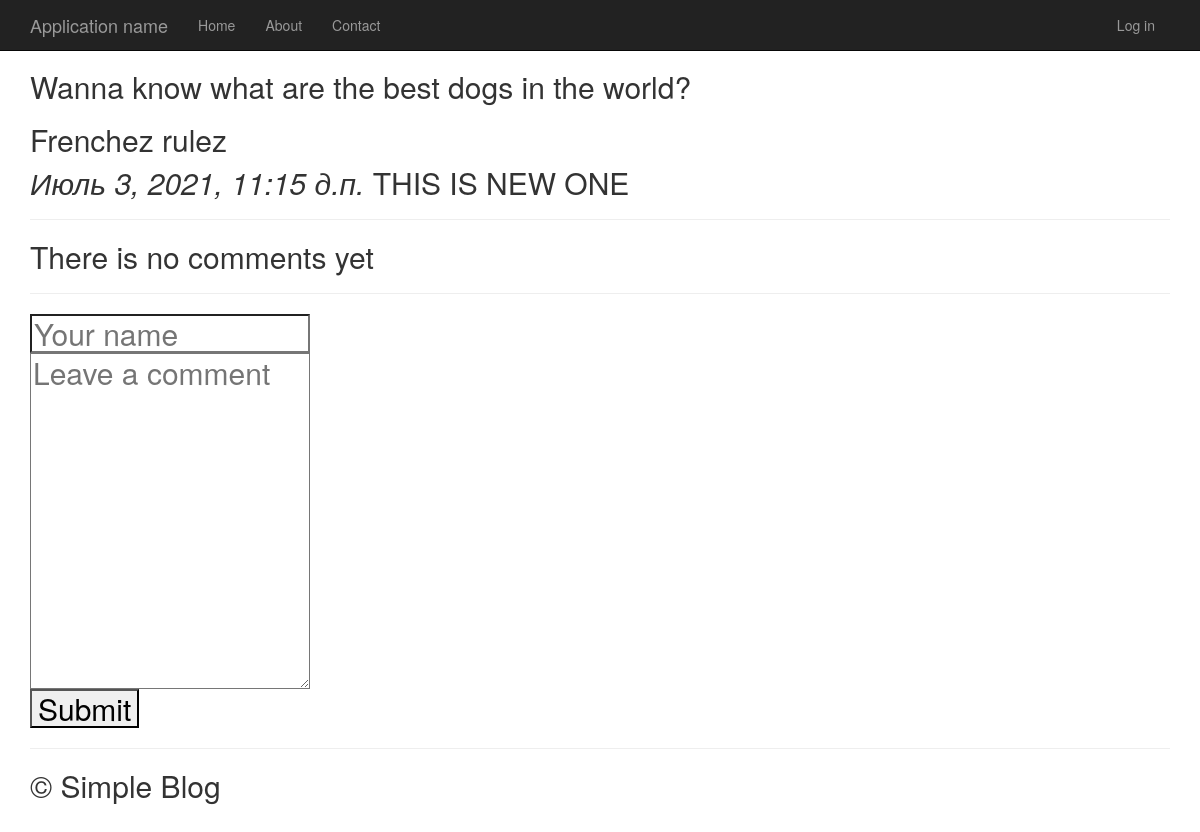
The page /2/ on the database as committed earlier.
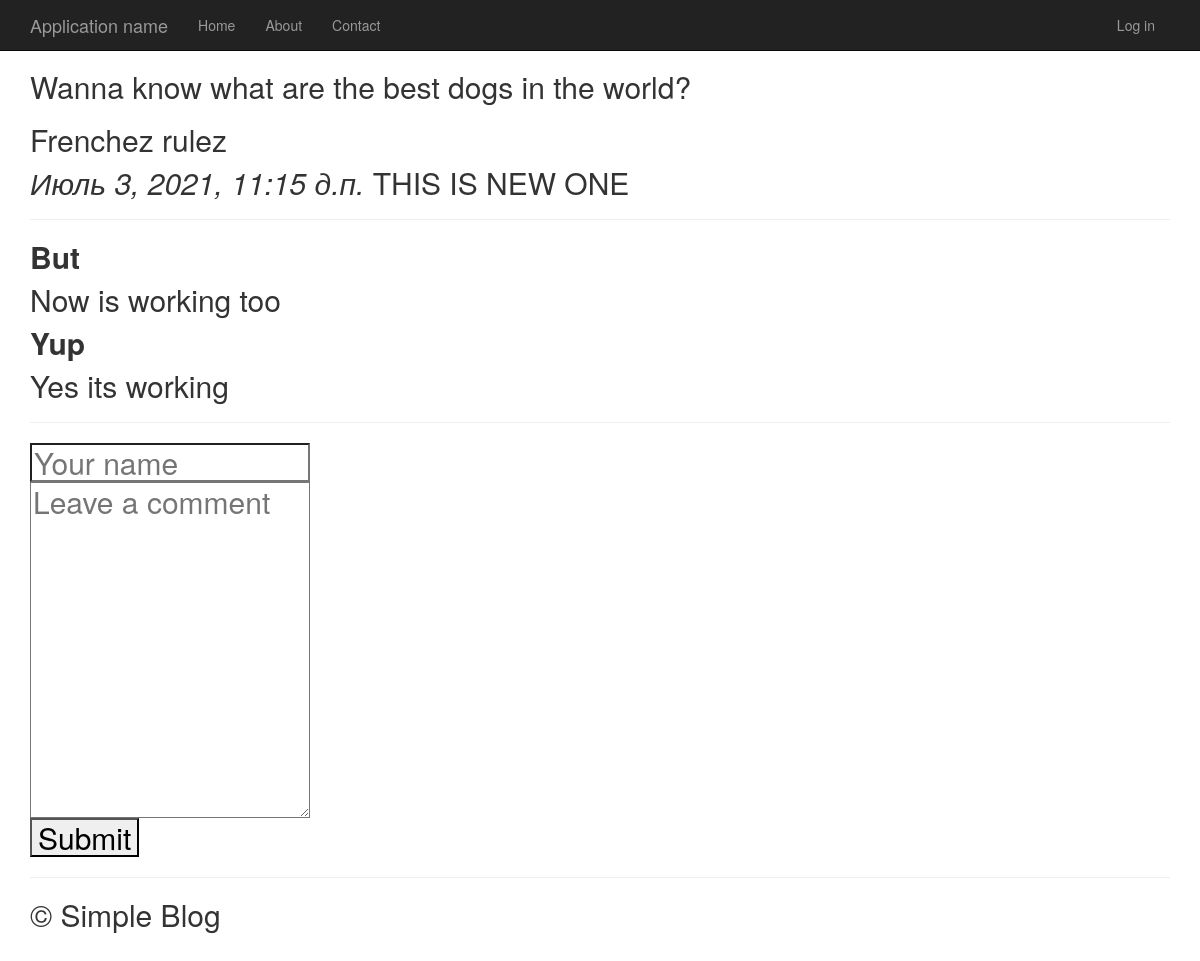
The same page on the database as committed later.
### app/models.py (models this page shows, shortened)
class Comment(models.Model):
    article = models.ForeignKey(Article, on_delete = models.CASCADE)
    author_name = models.CharField('Author', max_length = 50)
    comment_text = models.CharField("Comment Body", max_length = 200)
    class Meta:
        verbose_name = "Комментарий"
        verbose_name_plural = "Комментарии"

### app/views.py (the view)
# urls.py: path('<int:article_id>/', views.detail, name = 'detail'),
def detail(request, article_id):
    try:
        a = Article.objects.get( id = article_id )
    except:
        raise Http404("Article Not Found")
    latest_comments_list = a.comment_set.order_by('-id')[:10]
    return render(request, 'app/detail.html', {'article': a, 'latest_comments_list':latest_comments_list,})

### app/models.py (called while the page is built)
    def was_published_recently(self):
        return self.pub_date >= (timezone.now() - datetime.timedelta(days = 7))

### app/templates/app/detail.html (shortened to what this page needs)
{% extends "app/layout.html" %}
{% block content %}
	<h2>{{article.article_title}}<h2>
	<p>{{article.article_text}}<p>
	<em>{{article.pub_date}}</em>
	{% if article.was_published_recently %}
		THIS IS NEW ONE
	{% endif %}
	<hr>
	{% if latest_comments_list  %}
		{% for comment in latest_comments_list %}
			<p>
				<strong>{{comment.author_name}}</strong>
				<p>{{comment.comment_text}}</p>
			</p>
		{% endfor %}
	{% else %}
	There is no comments yet
	{% endif %}
	<hr>
	<form action="{% url 'leave_comment' article.id %}" method="post">
		<input type="text" required placeholder="Your name" name="name"><br>
		<textarea name="text" required placeholder="Leave a comment" cols="30" rows="10"></textarea><br>
		<button type="submit">Submit</button>
	</form>
{% endblock %}

Rows that differ between the two databases and show on the page:
added Comment: author_name "But", comment_text "Now is working too"
added Comment: author_name "Yup", comment_text "Yes its working"
Other text that changed with them:
text no longer shown: "There is no comments yet"
